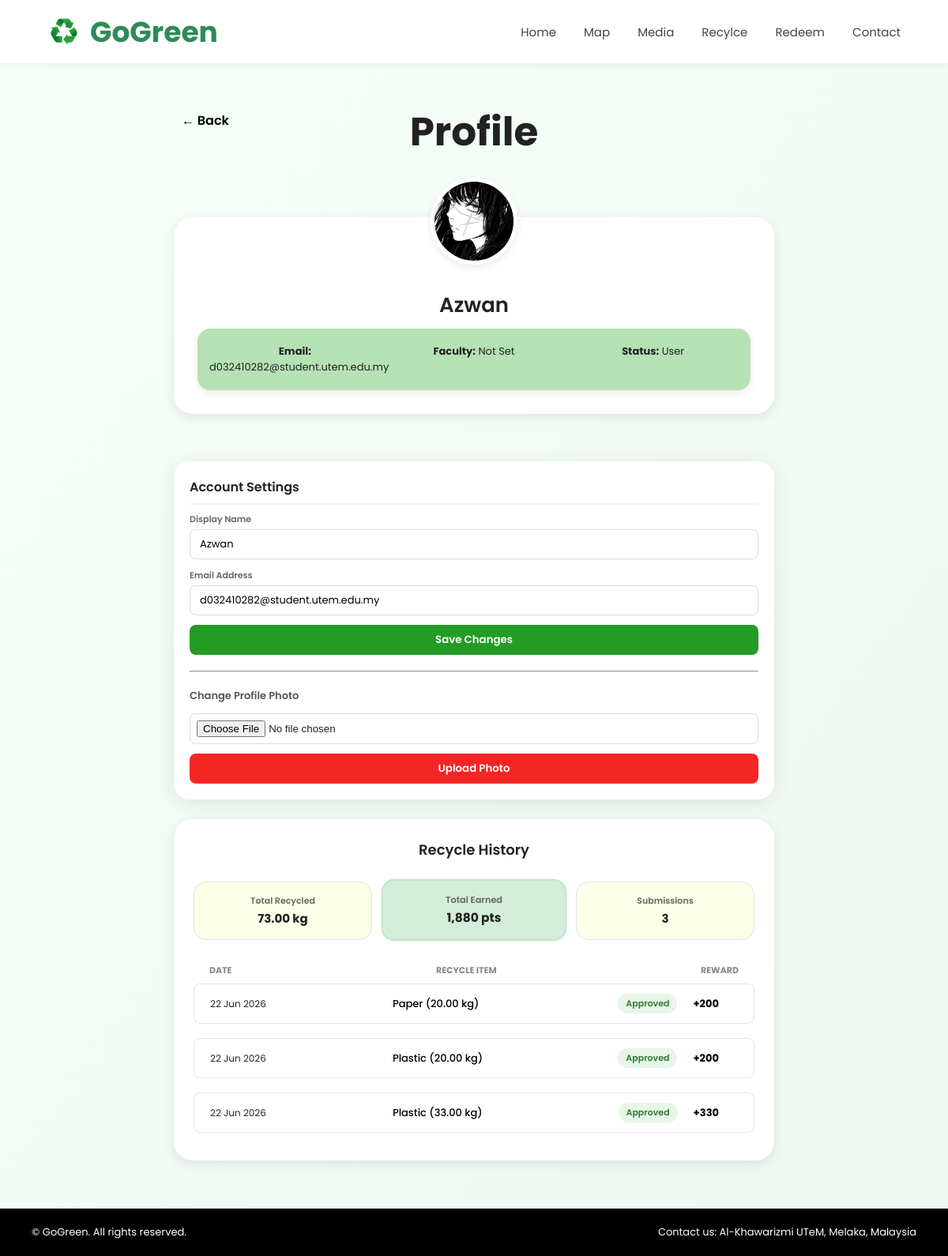
Before: /User/profile.php (signed in) with the older database file.
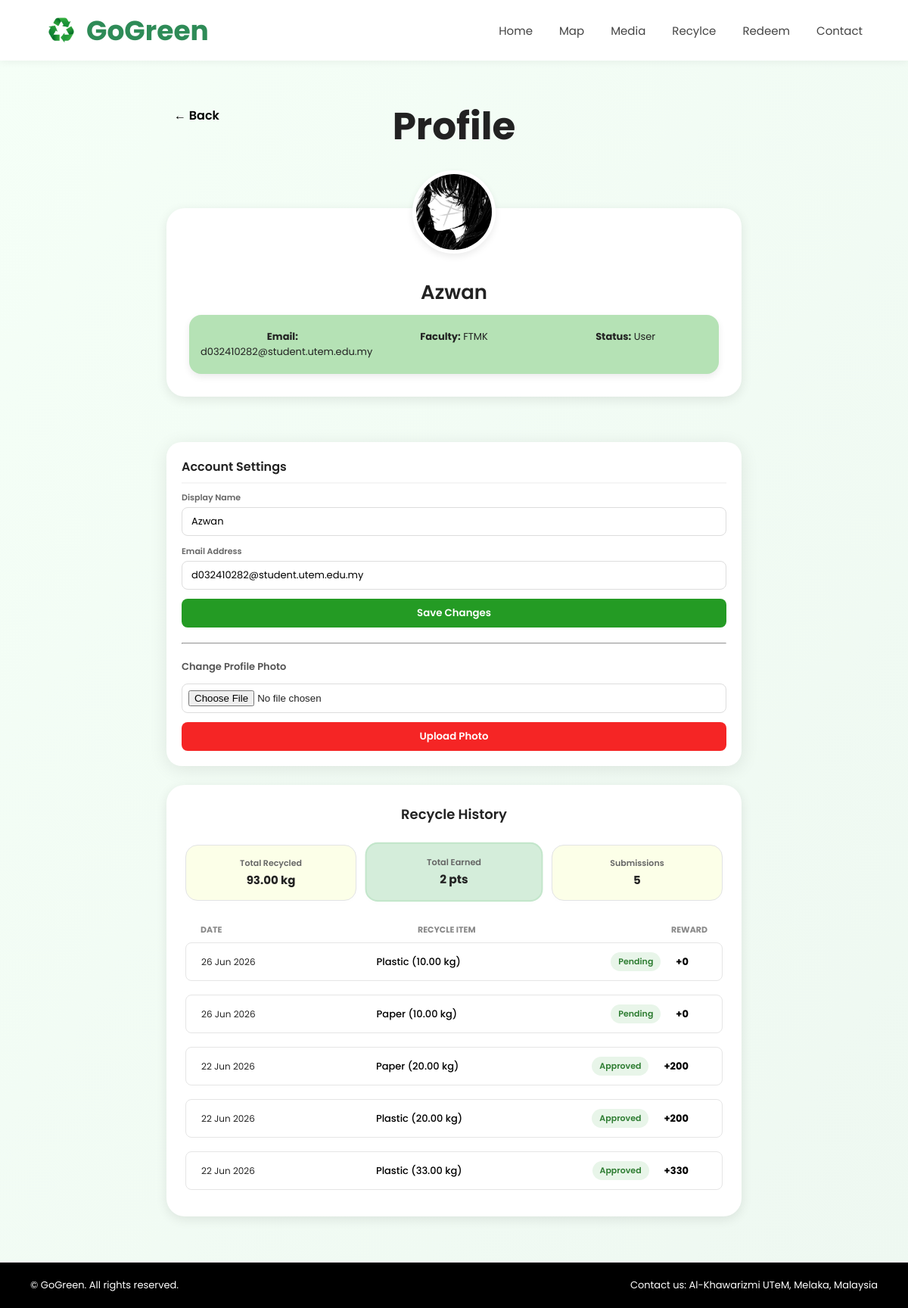
After: the same page with the newer database file.
### tables this page shows
CREATE TABLE `users` (
  `id` int(11) NOT NULL,
  `fullname` varchar(100) NOT NULL,
  `username` varchar(50) NOT NULL,
  `email` varchar(100) NOT NULL,
  `matric_id` varchar(20) DEFAULT NULL,
  `phone` varchar(20) DEFAULT NULL,
  `password` varchar(255) NOT NULL,
  `role` enum('admin','worker','user') DEFAULT 'user',
  `faculty` varchar(100) DEFAULT NULL,
  `profile_image` varchar(255) DEFAULT 'default.png',
  `points` int(11) DEFAULT 0,
  `address` text DEFAULT NULL,
  `email_verified` tinyint(1) DEFAULT 0,
  `otp_code` varchar(10) DEFAULT NULL,
  `otp_expiry` datetime DEFAULT NULL,
  `status` enum('active','inactive','banned') DEFAULT 'active',
  `created_at` timestamp NOT NULL DEFAULT current_timestamp()
);

CREATE TABLE `recycle_submissions` (
  `id` int(11) NOT NULL,
  `user_id` int(11) NOT NULL,
  `waste_type` varchar(100) NOT NULL,
  `weight` decimal(10,2) NOT NULL,
  `image` varchar(255) DEFAULT NULL,
  `location` text DEFAULT NULL,
  `pickup_date` date DEFAULT NULL,
  `pickup_time` time DEFAULT NULL,
  `points_earned` int(11) DEFAULT 0,
  `status` enum('pending','approved','rejected','picked_up') DEFAULT 'pending',
  `admin_remark` text DEFAULT NULL,
  `created_at` timestamp NOT NULL DEFAULT current_timestamp()
);

### User/profile.php (the view, shortened to what the changed rows need)
<?php
include "../config/database.php";
$user_id = $_SESSION['user_id'];
$user = mysqli_fetch_assoc(
    mysqli_query(
        $conn,
        "SELECT * FROM users WHERE id='$user_id'"
    )
);
$history = mysqli_query(
    $conn,
    "SELECT *
    FROM recycle_submissions
    WHERE user_id = '$user_id'
    ORDER BY created_at DESC"
);
?>
<!DOCTYPE html>
<html lang="en">
<head>
    <link rel="stylesheet" href="assets/css/profile.css">
</head>
<body>
    <main class="profile-container">
        <div class="page-header">
            <h1 class="page-main-title">Profile</h1>
        </div>
        <section class="user-card-section">
<div class="avatar-wrapper">
    <div class="user-avatar">
        <img
        src="<?php echo !empty($user['profile_image'])
            ? '../uploads/profile/'.$user['profile_image']
            : '../uploads/profile/default.jpg'; ?>"
        alt="Profile">
    </div>
</div>
            <div class="user-card-body">
                <h1 class="user-name">
    <?php echo htmlspecialchars($user['fullname']); ?>
</h1>
                <div class="user-meta-grid">
                    <p><strong>Email:</strong> <?php echo htmlspecialchars($user['email']); ?></p>
                    <p><strong>Faculty:</strong>
<?php echo !empty($user['faculty'])
? $user['faculty']
: 'Not Set'; ?>
</p>
                    <p><strong>Status:</strong> <?php echo ucfirst($user['role']); ?></p>
                </div>
            </div>
        </section>
        <section class="info-widgets-grid">
    <div class="widget-card">
        <form
class="settings-form"
action="../auth/update_profile.php"
method="POST">
    <div class="form-group">
        <label>Display Name</label>
        <input
        type="text"
        name="fullname"
        value="<?php echo htmlspecialchars($user['fullname']); ?>"
        required>
    </div>
    <div class="form-group">
        <label>Email Address</label>
        <input
        type="email"
        value="<?php echo htmlspecialchars($user['email']); ?>"
        readonly>
    </div>
</form>
    </div>
</section>
<section class="history-section">
    <h2 class="section-title">
        Recycle History
    </h2>
    <?php
    $totalRecycle = mysqli_fetch_assoc(
        mysqli_query(
            $conn,
            "SELECT
                COUNT(*) AS total_submission,
                COALESCE(SUM(weight),0) AS total_weight
            FROM recycle_submissions
            WHERE user_id='$user_id'"
        )
    );
    ?>
    <div class="history-summary-container">
        <div class="summary-card metrics-card">
            <div class="summary-label">
                Total Recycled
            </div>
            <div class="summary-value">
                <?php echo number_format($totalRecycle['total_weight'],2); ?> kg
            </div>
        </div>
        <div class="summary-card metrics-total-points">
            <div class="summary-label">
                Total Earned
            </div>
            <div class="summary-value">
                <?php echo number_format($user['points']); ?> pts
            </div>
        </div>
        <div class="summary-card metrics-card">
            <div class="summary-label">
                Submissions
            </div>
            <div class="summary-value">
                <?php echo $totalRecycle['total_submission']; ?>
            </div>
        </div>
    </div>
    <div class="history-list">
        <?php if(mysqli_num_rows($history) > 0){ ?>
            <?php while($row = mysqli_fetch_assoc($history)){ ?>
                <div class="list-row">
                    <span class="row-date">
                        <?php echo date("d M Y", strtotime($row['created_at'])); ?>
                    </span>
                    <span class="row-details">
                        <?php echo ucfirst($row['waste_type']); ?>
                        (<?php echo $row['weight']; ?> kg)
                    </span>
                    <div class="history-right">
                        <span class="status-badge">
                            <?php echo ucfirst($row['status']); ?>
                        </span>
                        <span class="row-points">
                            +<?php echo $row['points_earned']; ?>
                        </span>
                    </div>
                </div>
            <?php } ?>
        <?php } ?>
    </div>
</section>
    </main>
</body>
</html>

Changed rows visible on the page:
changed users "Azwan": faculty (not shown) → "FTMK"; points "1,880" → "2"
added recycle_submissions: created_at "26 Jun 2026", waste_type "Plastic", weight "10.00", status "Pending", points_earned "0"
added recycle_submissions: created_at "26 Jun 2026", waste_type "Paper", weight "10.00", status "Pending", points_earned "0"
Other visible differences:
$totalRecycle['total_weight']: "73.00" → "93.00"
$totalRecycle['total_submission']: "3" → "5"
text no longer shown: "Not Set"
